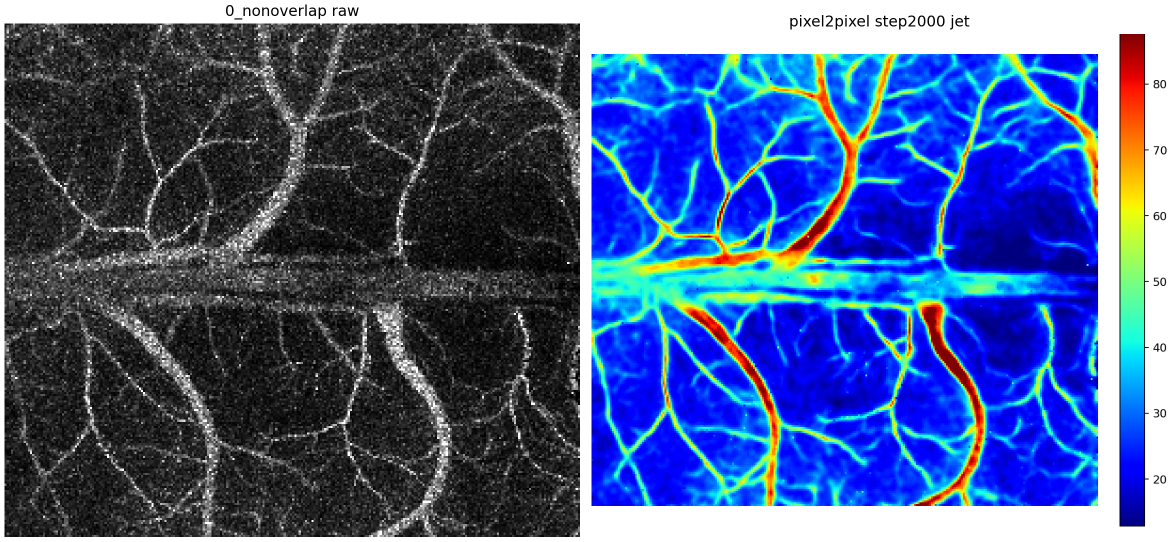
#> input picture 0_nonoverlap_raw_plus_step2000_jet.png, 2342 x 1083 px (shown at 1/2 size); its folder holds only this picture in this run
$ python -i pixel2pixel_bfi_common.py   (imports and definitions only)
#> lines starting #> are read from the running program, lines starting #| are printed output that depends on the picture
from __future__ import annotations

from dataclasses import dataclass
from pathlib import Path
from typing import Iterable

import numpy as np
from scipy import ndimage
from scipy.spatial import cKDTree


@dataclass
class VSTState:
    """Parameters needed to invert the sqrt/log transform and robust normalization."""

    transform: str
    low: float
    high: float
    raw_min: float


# [102 lines left out: functions expand_inputs, vst_forward, vst_inverse, fit_vst_normalization, corrcoef, estimate_correlation_radius, not called in this run]


def _zscore_columns(x: np.ndarray, eps: float = 1e-6) -> np.ndarray:
    mean = x.mean(axis=0, keepdims=True)
    std = x.std(axis=0, keepdims=True)
    return (x - mean) / np.maximum(std, eps)


def extract_pixel_features(
    image: np.ndarray,
    patch_size: int = 7,
    match_sigma: float = 0.8,
    patch_weight: float = 1.0,
    stats_weight: float = 0.35,
    grad_weight: float = 0.35,
) -> np.ndarray:
    """Build per-pixel matching features from patch appearance and local structure.

    The feature image is optionally pre-smoothed before patch extraction so that
    nearest-neighbor search is driven more by repeated structure than by noise.
    """
#> called with patch_size = 7, match_sigma = 0.8, patch_weight = 1, stats_weight = 0.35, grad_weight = 0.35

    if patch_size % 2 != 1:
        raise ValueError("--bank-patch-size must be odd.")

    image = image.astype(np.float32)
    base = ndimage.gaussian_filter(image, sigma=match_sigma, mode="reflect") if match_sigma > 0 else image
    radius = patch_size // 2
    padded = np.pad(base, radius, mode="reflect")
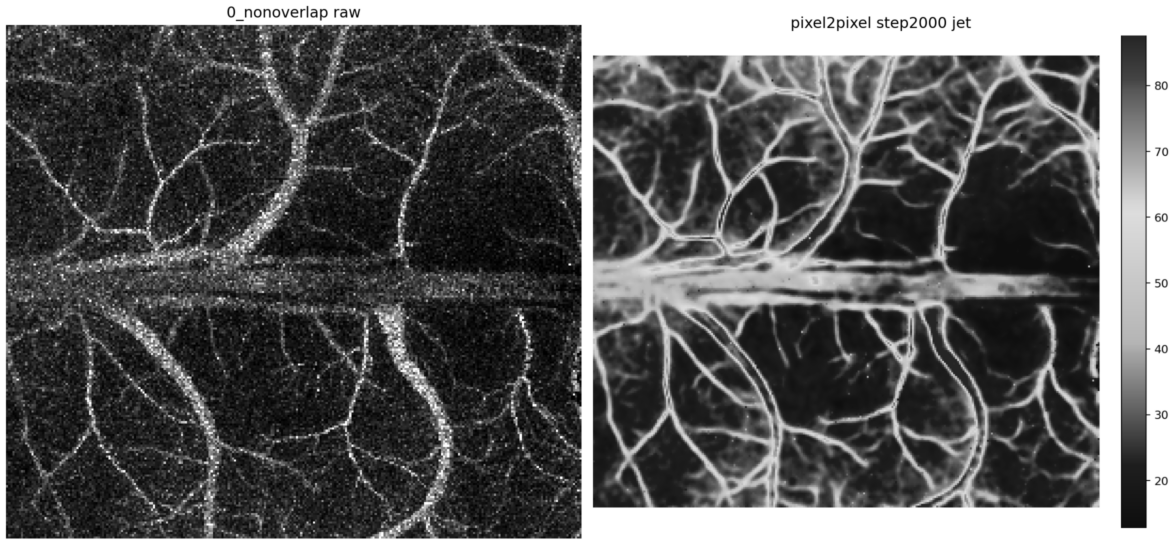
#> padded: shape (1089, 2348) float32 (shown at 1/2 size); min 0.00239, max 255, mean 93.4
    patches = np.lib.stride_tricks.sliding_window_view(padded, (patch_size, patch_size))
    patch_features = patches.reshape(image.size, patch_size * patch_size).astype(np.float32)
    patch_features = _zscore_columns(patch_features) * patch_weight

    local_mean = ndimage.uniform_filter(base, size=patch_size, mode="reflect")
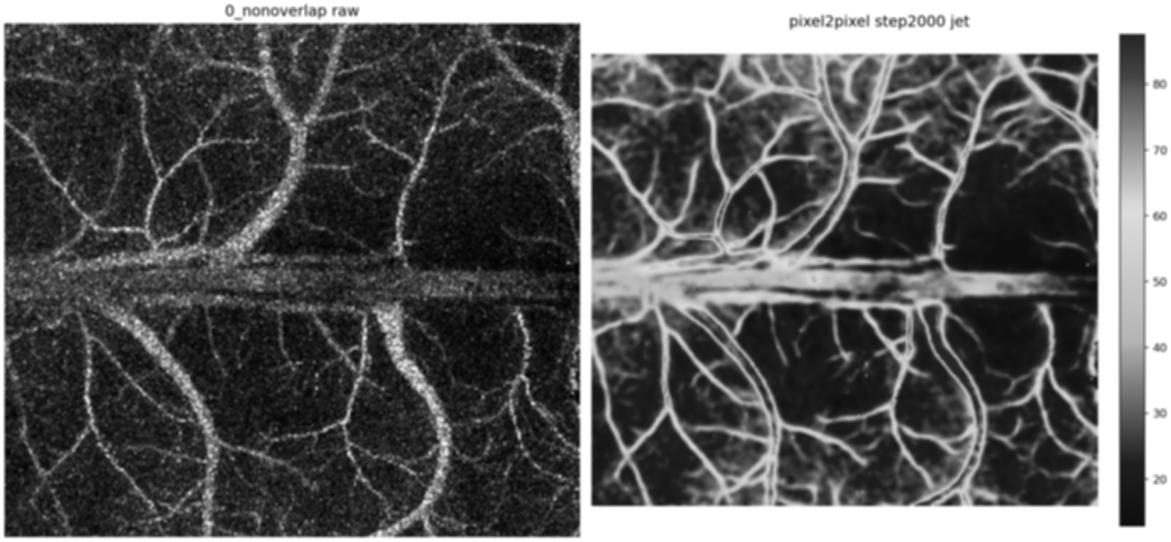
#> local_mean: shape (1083, 2342) float32 (shown at 1/2 size); min 1.16, max 255, mean 92
    local_sq_mean = ndimage.uniform_filter(base * base, size=patch_size, mode="reflect")
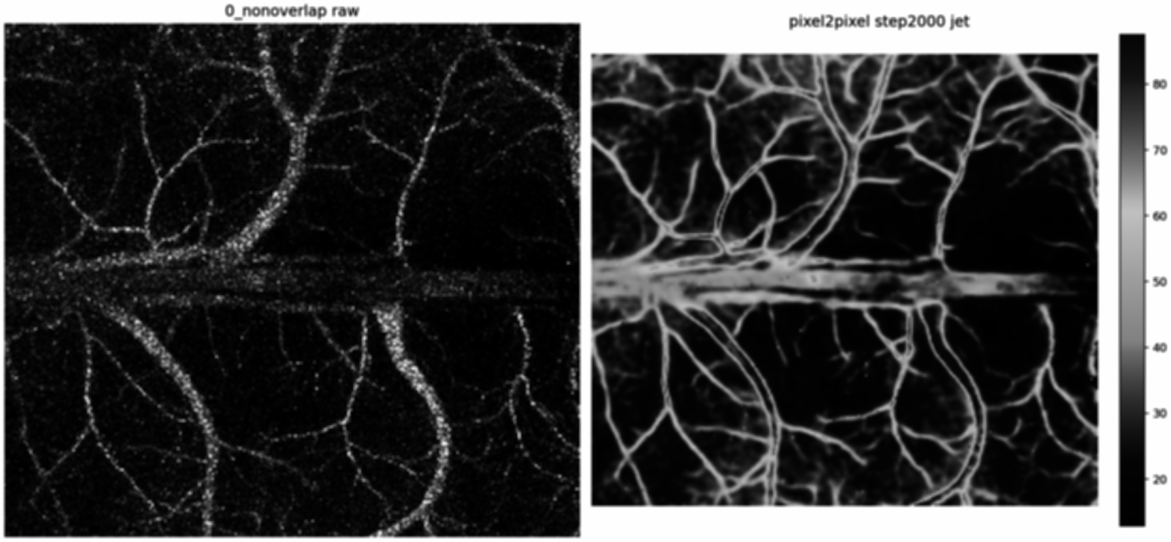
#> local_sq_mean: shape (1083, 2342) float32 (shown at 1/2 size); min 2.37, max 65025, mean 15358.3; drawn with min black and max white
    local_std = np.sqrt(np.maximum(local_sq_mean - local_mean * local_mean, 0.0))
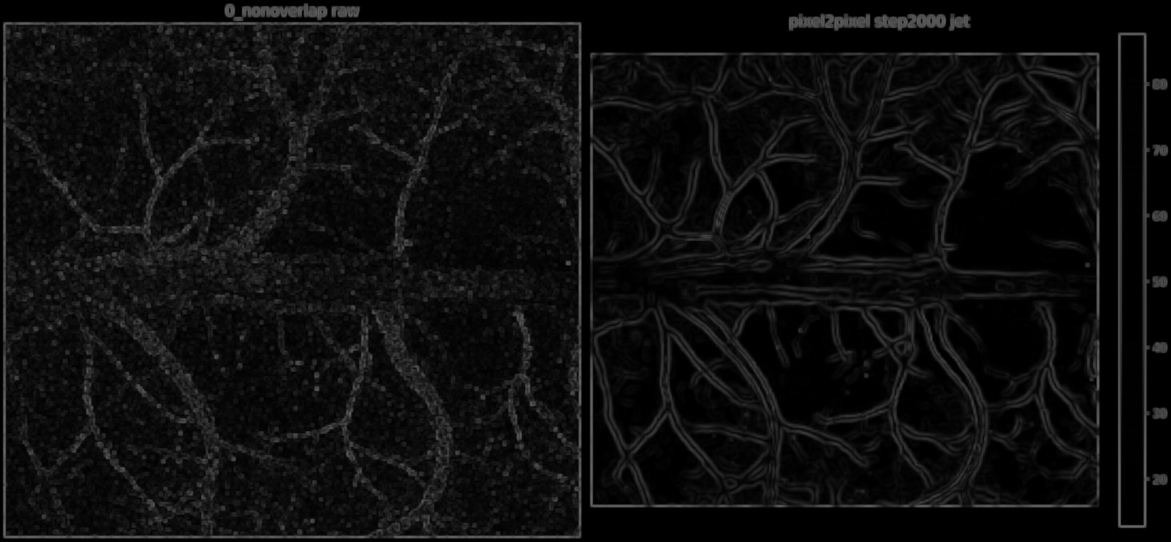
#> local_std: shape (1083, 2342) float32 (shown at 1/2 size); min 0, max 109.1, mean 14.3
    stats_features = np.stack([local_mean.ravel(), local_std.ravel()], axis=1).astype(np.float32)
#> stats_features = 2536386 pairs, first value 1.16 to 255, second value 0 to 109.1
    stats_features = _zscore_columns(stats_features) * stats_weight
#> stats_features = 2536386 pairs, first value -0.397 to 0.711, second value -0.311 to 2.07

    gy, gx = np.gradient(base)
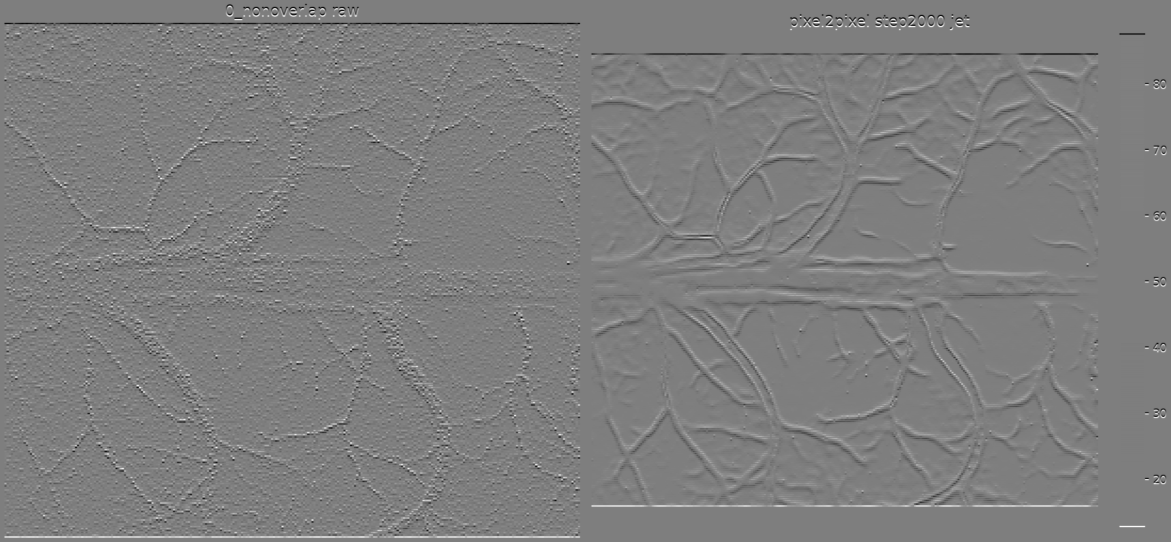
#> gy: shape (1083, 2342) float32 (shown at 1/2 size); min -91.16, max 92.49, mean 0; drawn with min black and max white
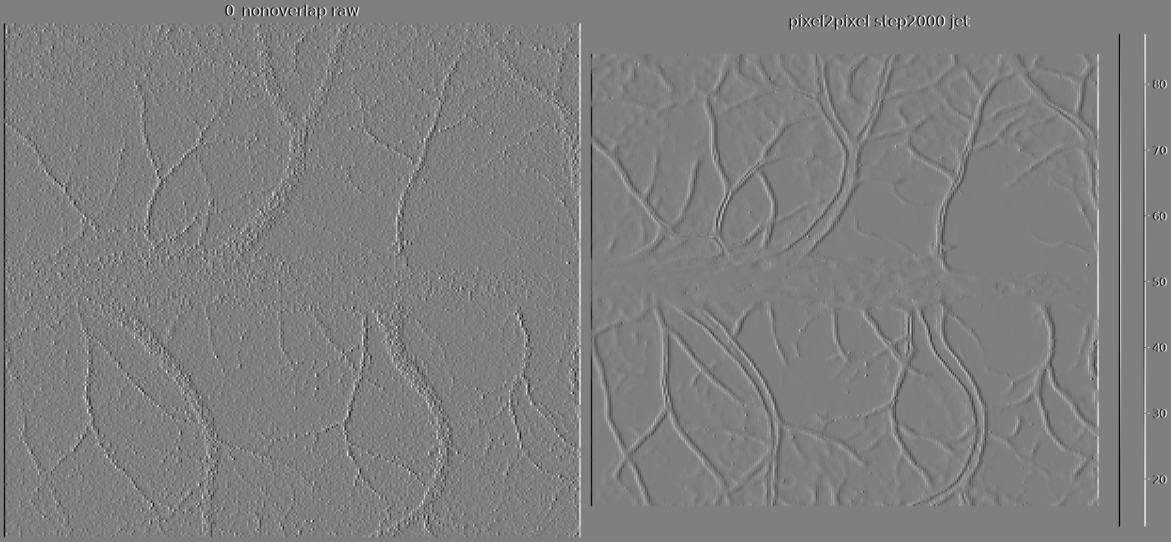
#> gx: shape (1083, 2342) float32 (shown at 1/2 size); min -92.65, max 92.69, mean 0; drawn with min black and max white
    grad_mag = np.sqrt(gx * gx + gy * gy)
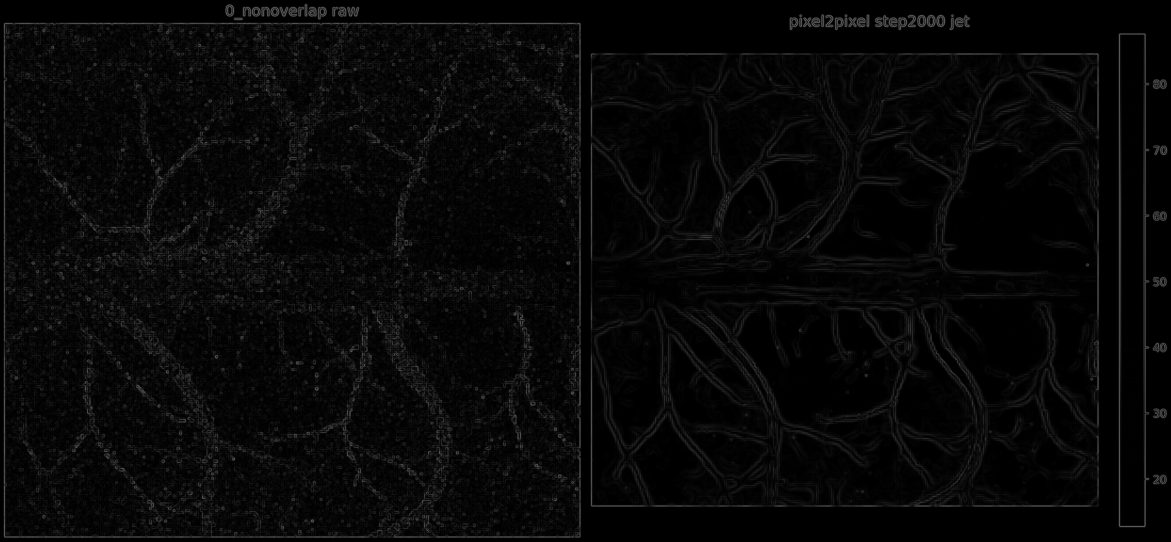
#> grad_mag: shape (1083, 2342) float32 (shown at 1/2 size); min 0, max 104.9, mean 7.9
    grad_features = np.stack([gx.ravel(), gy.ravel(), grad_mag.ravel()], axis=1).astype(np.float32)
    grad_features = _zscore_columns(grad_features) * grad_weight

    return np.concatenate([patch_features, stats_features, grad_features], axis=1).astype(np.float32)


# [138 lines left out: functions query_pixel_bank, save_preview_png, save_comparison_panel, not called in this run]

>>> import cv2
>>> picture = cv2.imread('../0_nonoverlap_raw_plus_step2000_jet.png', cv2.IMREAD_GRAYSCALE)
>>> result = extract_pixel_features(picture)

$ run again, on 0_nonoverlap_pixel2pixel_step2000_jet.png
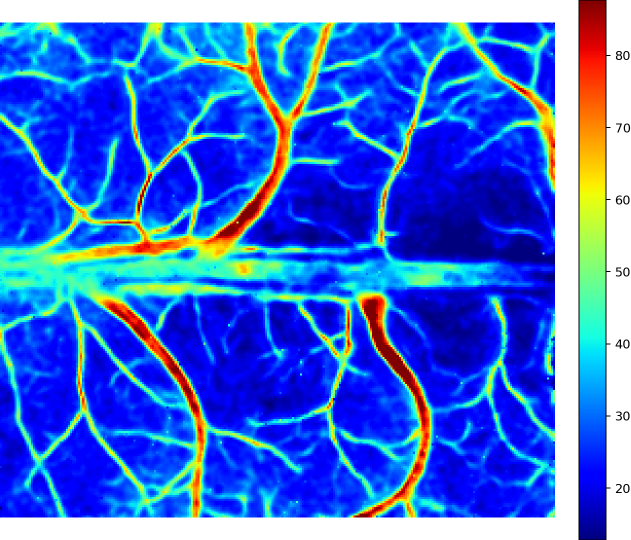
#> input picture 0_nonoverlap_pixel2pixel_step2000_jet.png, 1261 x 1080 px (shown at 1/2 size)
#> in extract_pixel_features, `stats_features = np.stack([local_mean.ravel(), local_std.ravel()], axi..`: stats_features = 1361880 pairs, first value 9.41 to 255, second value 0 to 107.8
#> in extract_pixel_features, `stats_features = _zscore_columns(stats_features) * stats_weight`: stats_features = 1361880 pairs, first value -0.421 to 0.645, second value -0.25 to 2.26
#> in extract_pixel_features, `gy, gx = np.gradient(base)`:
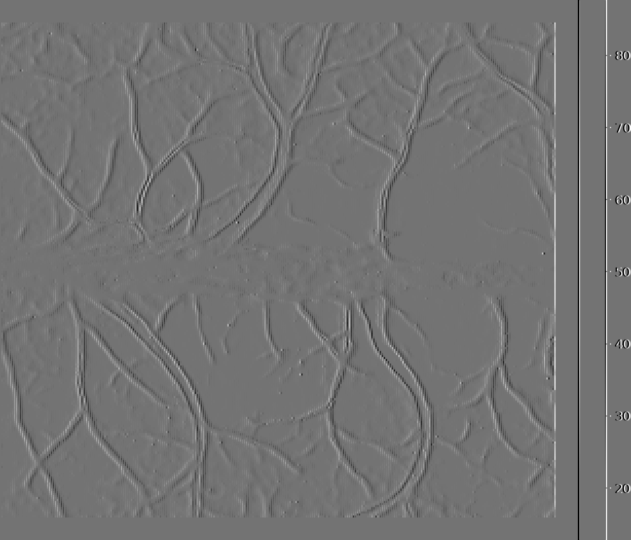
#> gx: shape (1080, 1261) float32 (shown at 1/2 size); min -92.65, max 111.9, mean 0.1; drawn with min black and max white
#> in extract_pixel_features, `grad_mag = np.sqrt(gx * gx + gy * gy)`:
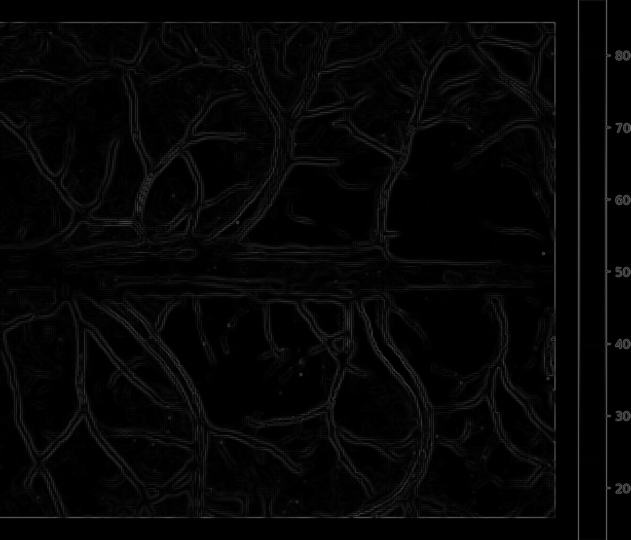
#> grad_mag: shape (1080, 1261) float32 (shown at 1/2 size); min 0, max 112.5, mean 5.5
